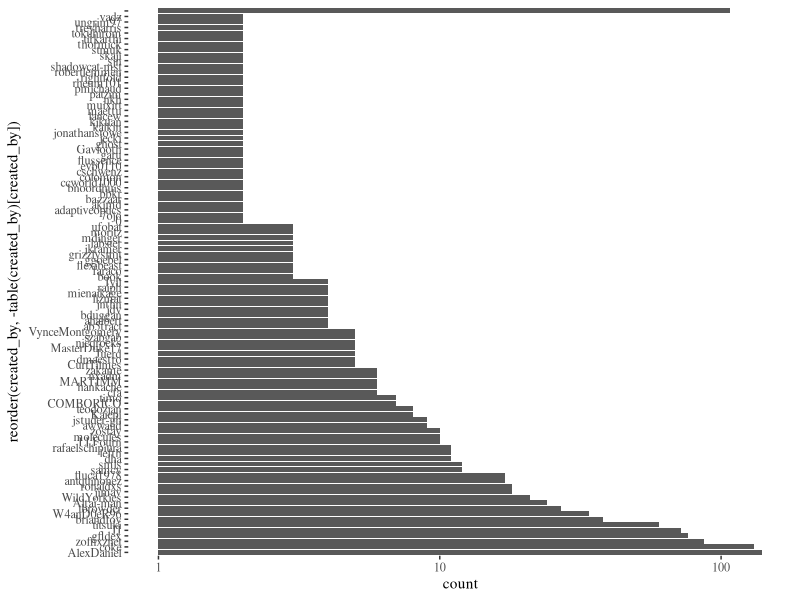
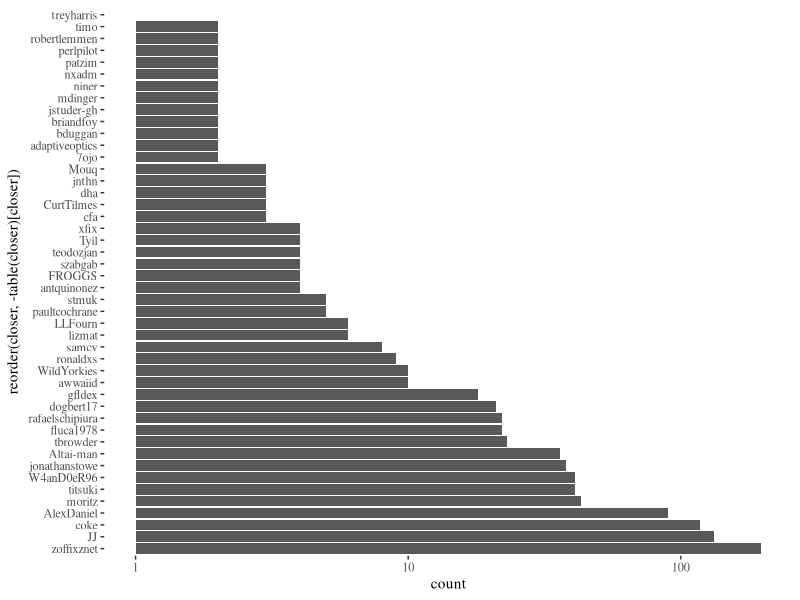

Write R code to recreate these figures, in order.
library(ggplot2)
library(ggthemes)

data <- read.csv("../data/issues.csv")
opens.gt.1 <- data[data$created_by %in%  names( table(data$created_by)[table(data$created_by) > 1]),]
ggplot(opens.gt.1,aes(x=reorder(created_by,-table(created_by)[created_by])))+geom_bar()+scale_y_log10()+ coord_flip()+theme_tufte()
closes.gt.1 <- data[data$closer %in%  names( table(data$closer)[table(data$closer) > 1]),]
closes.gt.1 <- closes.gt.1[closes.gt.1$state == " closed",]
ggplot(closes.gt.1,aes(x=reorder(closer,-table(closer)[closer])))+geom_bar()+scale_y_log10()+ coord_flip()+theme_tufte()
